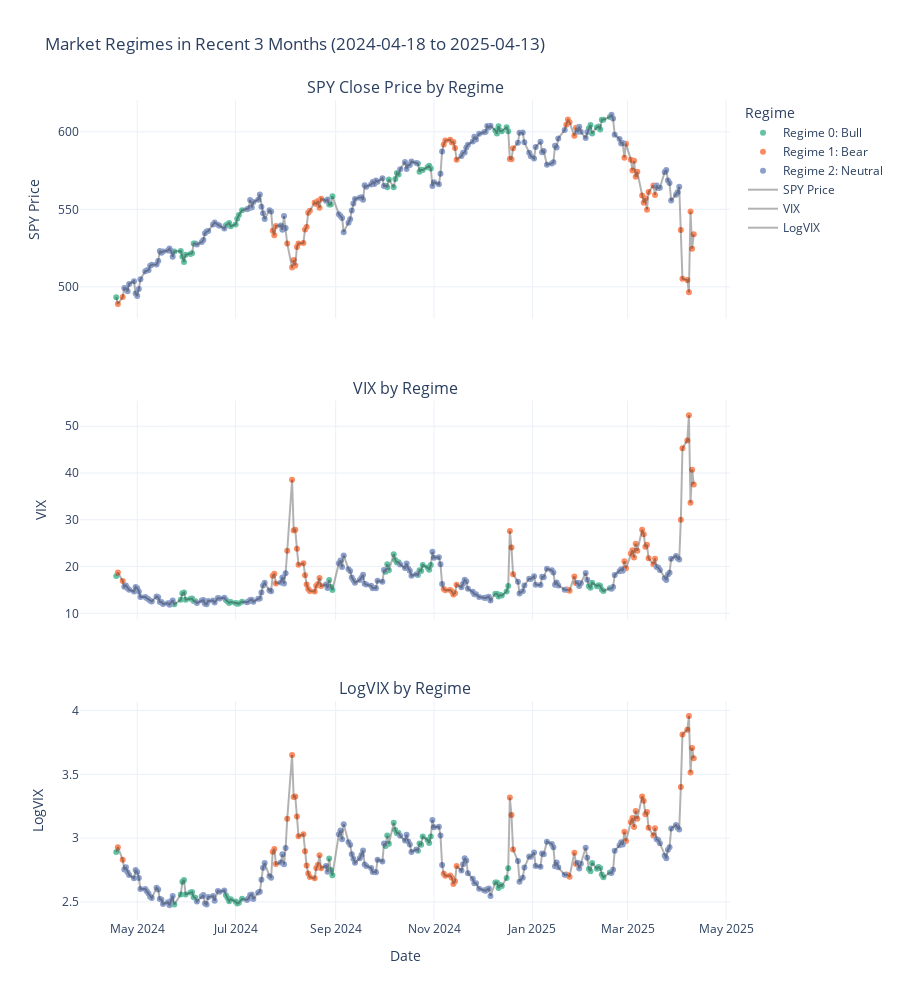
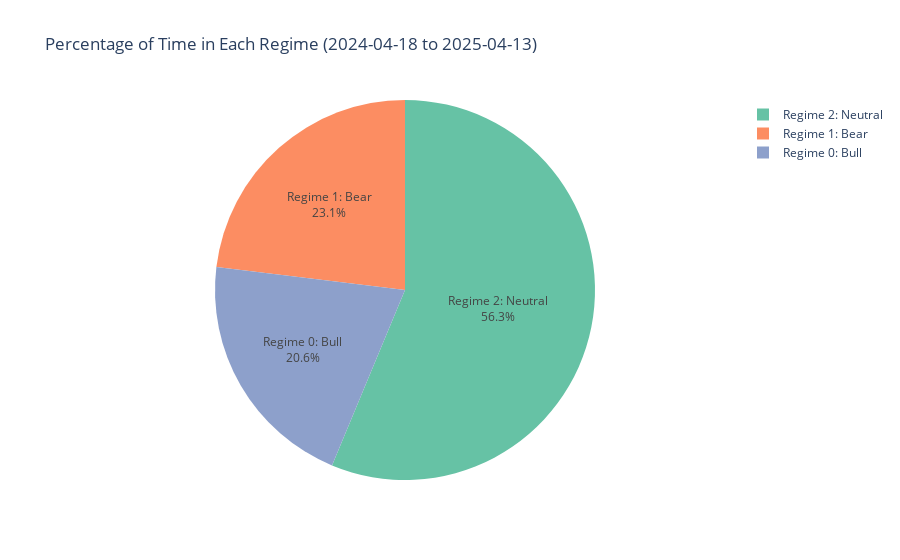
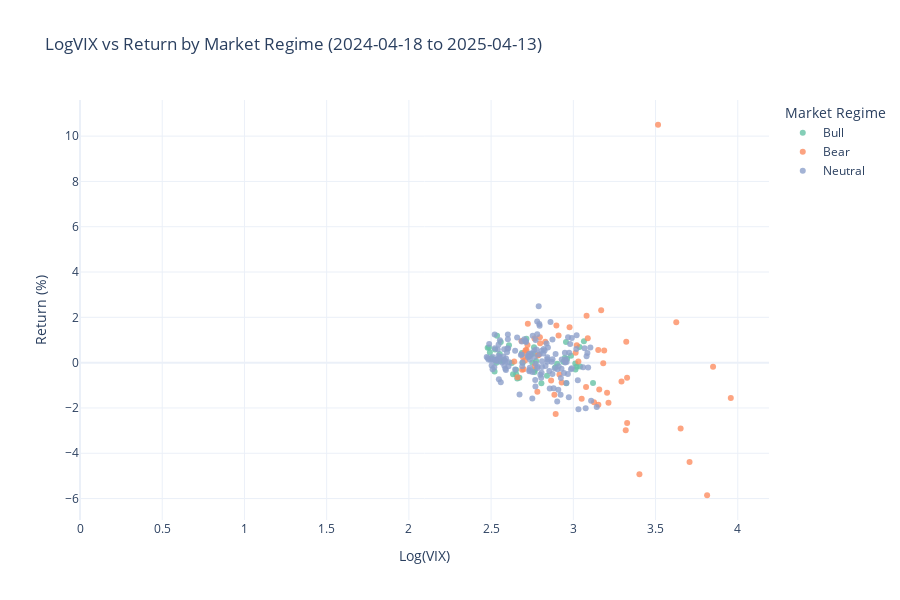

Notebook source saved alongside these figures, in order:
### Code cell
# Unified function for regime prediction and visualization
def analyze_market_regimes(start_date, end_date, title=None):
    """
    Comprehensive function to predict and visualize market regimes for any date range
    
    Parameters:
    -----------
    start_date : str
        Start date in 'YYYY-MM-DD' format
    end_date : str
        End date in 'YYYY-MM-DD' format
    title : str, optional
        Custom title for the plots
    
    Returns:
    --------
    DataFrame with prediction results
    """
    # Get predictions
    results = predict_regimes(model, df, start_date, end_date, regime_labels)
    
    if results is None or results.empty:
        print("No data available for the specified period")
        return None
    
    # Set plot title
    if title is None:
        title = f'Market Regimes from {start_date} to {end_date}'
    
    # Create subplot figures for SPY, VIX, and LogVIX
    fig = make_subplots(rows=3, cols=1, 
                       shared_xaxes=True,
                       vertical_spacing=0.1,
                       subplot_titles=('SPY Close Price by Regime', 'VIX by Regime', 'LogVIX by Regime'))
    
    # SPY price by regime with labels
    for i, regime in enumerate(sorted(results['Predicted_Regime'].unique())):
        regime_data = results[results['Predicted_Regime'] == regime]
        regime_label = regime_labels[regime]
        fig.add_trace(
            go.Scatter(
                x=regime_data['Date'], 
                y=regime_data['Close'],
                mode='markers',
                marker=dict(color=regime_colors[i], size=6),
                name=f'Regime {regime}: {regime_label}',
                showlegend=True
            ),
            row=1, col=1
        )
    
    # Add a line for the price trend
    fig.add_trace(
        go.Scatter(
            x=results['Date'],
            y=results['Close'],
            mode='lines',
            line=dict(color='rgba(0,0,0,0.3)'),
            name='SPY Price',
            showlegend=True
        ),
        row=1, col=1
    )
    
    # VIX by regime with labels
    for i, regime in enumerate(sorted(results['Predicted_Regime'].unique())):
        regime_data = results[results['Predicted_Regime'] == regime]
        regime_label = regime_labels[regime]
        fig.add_trace(
            go.Scatter(
                x=regime_data['Date'], 
                y=regime_data['VIX'],
                mode='markers',
                marker=dict(color=regime_colors[i], size=6),
                name=f'Regime {regime}: {regime_label}',
                showlegend=False
            ),
            row=2, col=1
        )
    
    # Add a line for the VIX trend
    fig.add_trace(
        go.Scatter(
            x=results['Date'],
            y=results['VIX'],
            mode='lines',
            line=dict(color='rgba(0,0,0,0.3)'),
            name='VIX',
            showlegend=True
        ),
        row=2, col=1
    )
    
    # LogVIX by regime with labels
    for i, regime in enumerate(sorted(results['Predicted_Regime'].unique())):
        regime_data = results[results['Predicted_Regime'] == regime]
        regime_label = regime_labels[regime]
        fig.add_trace(
            go.Scatter(
                x=regime_data['Date'], 
                y=regime_data['LogVIX'],
                mode='markers',
                marker=dict(color=regime_colors[i], size=6),
                name=f'Regime {regime}: {regime_label}',
                showlegend=False
            ),
            row=3, col=1
        )
    
    # Add a line for the LogVIX trend
    fig.add_trace(
        go.Scatter(
            x=results['Date'],
            y=results['LogVIX'],
            mode='lines',
            line=dict(color='rgba(0,0,0,0.3)'),
            name='LogVIX',
            showlegend=True
        ),
        row=3, col=1
    )
    
    fig.update_layout(
        height=1000,
        title_text=title,
        template='plotly_white',
        legend_title='Regime',
        hovermode='closest'
    )
    
    fig.update_xaxes(title_text="Date", row=3, col=1)
    fig.update_yaxes(title_text="SPY Price", row=1, col=1)
    fig.update_yaxes(title_text="VIX", row=2, col=1)
    fig.update_yaxes(title_text="LogVIX", row=3, col=1)
    
    fig.show()
    
    # Distribution of regimes pie chart
    regime_percentage_data = []
    for regime, label in enumerate(regime_labels):
        if regime in results['Predicted_Regime'].values:
            percentage = (results['Predicted_Regime'] == regime).mean() * 100
            regime_percentage_data.append({
                'Regime': f'Regime {regime}: {label}',
                'Percentage': percentage
            })
    
    regime_df = pd.DataFrame(regime_percentage_data)
    
    fig_pie = px.pie(
        regime_df,
        values='Percentage',
        names='Regime',
        title=f'Percentage of Time in Each Regime ({start_date} to {end_date})',
        color_discrete_sequence=regime_colors
    )
    
    fig_pie.update_traces(textinfo='percent+label', textposition='inside')
    fig_pie.update_layout(uniformtext_minsize=12, uniformtext_mode='hide')
    fig_pie.show()
    
    # Scatter plot of LogVIX vs Return colored by regime with labels
    fig_scatter = px.scatter(
        results,
        x='LogVIX',
        y='Return',
        color='Regime_Label',
        color_discrete_sequence=regime_colors,
        title=f'LogVIX vs Return by Market Regime ({start_date} to {end_date})',
        labels={'LogVIX': 'Log(VIX)', 'Return': 'Return (%)', 'Regime_Label': 'Market Regime'},
        opacity=0.8,
        hover_data=['Date', 'Close', 'VIX']
    )
    
    fig_scatter.update_layout(
        legend_title='Market Regime',
        hovermode='closest',
        template='plotly_white',
        height=600,
        width=900
    )
    
    fig_scatter.update_xaxes(rangemode='tozero')
    fig_scatter.show()
    
    # Add a summary of time spent in each regime
    regime_summary = results.groupby('Regime_Label').agg({
        'Close': ['mean', 'min', 'max', 'std'],
        'VIX': ['mean', 'min', 'max', 'std'],
        'Return': ['mean', 'min', 'max', 'std'],
        'Predicted_Regime': 'count'
    }).reset_index()
    
    regime_summary.columns = ['Regime_Label', 'Avg_Price', 'Min_Price', 'Max_Price', 'Std_Price',
                             'Avg_VIX', 'Min_VIX', 'Max_VIX', 'Std_VIX',
                             'Avg_Return', 'Min_Return', 'Max_Return', 'Std_Return', 'Days']
    
    regime_summary['Percentage'] = regime_summary['Days'] / len(results) * 100
    
    print("\nRegime Summary Statistics:")
    display(regime_summary[['Regime_Label', 'Days', 'Percentage', 'Avg_Return', 'Avg_VIX', 'Avg_Price']])
    
    return results

# Example: Analyze the most recent 3 months
from datetime import datetime, timedelta

today = datetime.today()
three_months_ago = today - timedelta(days=360)

start_date = three_months_ago.strftime('%Y-%m-%d')
end_date = today.strftime('%Y-%m-%d')

recent_results = analyze_market_regimes(
    start_date, 
    end_date, 
    title=f'Market Regimes in Recent 3 Months ({start_date} to {end_date})'
)

### Figure 1 — Plotly figure (JSON) as saved in the notebook; plotly's stock layout.template omitted (floating-point values rounded to 4 significant figures; data arrays with more than 128 entries replaced by an {"elided": "..."} marker saying what was removed)
{"data": [{"marker": {"color": "rgb(102,194,165)", "size": 6}, "mode": "markers", "name": "Regime 0: Bull", "showlegend": true, "type": "scatter", "x": ["2024-04-18T00:00:00", "2024-05-24T00:00:00", "2024-05-28T00:00:00", "2024-05-29T00:00:00", "2024-05-30T00:00:00", "2024-05-31T00:00:00", "2024-06-03T00:00:00", "2024-06-04T00:00:00", "2024-06-05T00:00:00", "2024-06-06T00:00:00", "2024-06-25T00:00:00", "2024-06-26T00:00:00", "2024-06-27T00:00:00", "2024-06-28T00:00:00", "2024-07-01T00:00:00", "2024-07-02T00:00:00", "2024-07-03T00:00:00", "2024-07-05T00:00:00", "2024-08-28T00:00:00", "2024-08-29T00:00:00", "2024-08-30T00:00:00", "2024-10-02T00:00:00", "2024-10-03T00:00:00", "2024-10-04T00:00:00", "2024-10-07T00:00:00", "2024-10-08T00:00:00", "2024-10-09T00:00:00", "2024-10-10T00:00:00", "2024-10-22T00:00:00", "2024-10-23T00:00:00", "2024-10-24T00:00:00", "2024-10-25T00:00:00", "2024-10-28T00:00:00", "2024-10-29T00:00:00", "2024-10-30T00:00:00", "2024-12-09T00:00:00", "2024-12-10T00:00:00", "2024-12-11T00:00:00", "2024-12-12T00:00:00", "2024-12-13T00:00:00", "2024-12-16T00:00:00", "2024-12-17T00:00:00", "2025-02-05T00:00:00", "2025-02-06T00:00:00", "2025-02-07T00:00:00", "2025-02-10T00:00:00", "2025-02-11T00:00:00", "2025-02-12T00:00:00", "2025-02-13T00:00:00", "2025-02-14T00:00:00", "2025-02-18T00:00:00"], "xaxis": "x", "y": [493.2, 522.8, 523.2, 519.5, 516.0, 520.7, 521.2, 521.7, 528.0, 527.9, 539.7, 540.4, 541.2, 539.1, 540.2, 543.9, 546.3, 549.4, 553.1, 553.1, 558.4, 565.3, 564.2, 569.3, 564.2, 569.5, 573.5, 572.5, 579.6, 574.3, 575.6, 575.4, 577.1, 578.1, 576.3, 600.8, 599.0, 603.6, 600.5, 600.4, 602.9, 600.5, 602.4, 604.5, 599.0, 603.0, 603.5, 601.6, 607.9, 607.9, 609.7], "yaxis": "y"}, {"marker": {"color": "rgb(252,141,98)", "size": 6}, "mode": "markers", "name": "Regime 1: Bear", "showlegend": true, "type": "scatter", "x": ["2024-04-19T00:00:00", "2024-04-22T00:00:00", "2024-07-24T00:00:00", "2024-07-25T00:00:00", "2024-07-26T00:00:00", "2024-08-02T00:00:00", "2024-08-05T00:00:00", "2024-08-06T00:00:00", "2024-08-07T00:00:00", "2024-08-08T00:00:00", "2024-08-09T00:00:00", "2024-08-12T00:00:00", "2024-08-13T00:00:00", "2024-08-14T00:00:00", "2024-08-15T00:00:00", "2024-08-16T00:00:00", "2024-08-19T00:00:00", "2024-08-20T00:00:00", "2024-08-21T00:00:00", "2024-08-22T00:00:00", "2024-08-23T00:00:00", "2024-11-07T00:00:00", "2024-11-08T00:00:00", "2024-11-11T00:00:00", "2024-11-12T00:00:00", "2024-11-13T00:00:00", "2024-11-14T00:00:00", "2024-11-15T00:00:00", "2024-12-18T00:00:00", "2024-12-19T00:00:00", "2024-12-20T00:00:00", "2025-01-22T00:00:00", "2025-01-23T00:00:00", "2025-01-24T00:00:00", "2025-01-27T00:00:00", "2025-01-28T00:00:00", "2025-02-27T00:00:00", "2025-02-28T00:00:00", "2025-03-03T00:00:00", "2025-03-04T00:00:00", "2025-03-05T00:00:00", "2025-03-06T00:00:00", "2025-03-07T00:00:00", "2025-03-10T00:00:00", "2025-03-11T00:00:00", "2025-03-12T00:00:00", "2025-03-13T00:00:00", "2025-03-14T00:00:00", "2025-03-17T00:00:00", "2025-03-18T00:00:00", "2025-04-03T00:00:00", "2025-04-04T00:00:00", "2025-04-07T00:00:00", "2025-04-08T00:00:00", "2025-04-09T00:00:00", "2025-04-10T00:00:00", "2025-04-11T00:00:00"], "xaxis": "x", "y": [488.9, 493.4, 536.2, 533.4, 539.3, 527.9, 512.5, 517.3, 513.8, 525.7, 528.0, 528.3, 537.0, 538.6, 547.9, 549.1, 554.4, 553.5, 555.4, 551.0, 556.9, 591.8, 594.4, 595.0, 593.1, 593.4, 589.6, 582.0, 582.6, 582.4, 589.4, 604.6, 607.9, 606.1, 597.6, 602.7, 583.3, 592.4, 582.0, 575.1, 581.3, 571.0, 574.2, 558.9, 554.3, 557.2, 549.8, 561.1, 565.4, 559.3, 536.7, 505.3, 504.4, 496.5, 548.6, 524.6, 533.9], "yaxis": "y"}, {"marker": {"color": "rgb(141,160,203)", "size": 6}, "mode": "markers", "name": "Regime 2: Neutral", "showlegend": true, "type": "scatter", "x": {"elided": "139 str values"}, "xaxis": "x", "y": {"elided": "139 float values"}, "yaxis": "y"}, {"line": {"color": "rgba(0,0,0,0.3)"}, "mode": "lines", "name": "SPY Price", "showlegend": true, "type": "scatter", "x": {"elided": "247 str values"}, "xaxis": "x", "y": {"elided": "247 float values"}, "yaxis": "y"}, {"marker": {"color": "rgb(102,194,165)", "size": 6}, "mode": "markers", "name": "Regime 0: Bull", "showlegend": false, "type": "scatter", "x": ["2024-04-18T00:00:00", "2024-05-24T00:00:00", "2024-05-28T00:00:00", "2024-05-29T00:00:00", "2024-05-30T00:00:00", "2024-05-31T00:00:00", "2024-06-03T00:00:00", "2024-06-04T00:00:00", "2024-06-05T00:00:00", "2024-06-06T00:00:00", "2024-06-25T00:00:00", "2024-06-26T00:00:00", "2024-06-27T00:00:00", "2024-06-28T00:00:00", "2024-07-01T00:00:00", "2024-07-02T00:00:00", "2024-07-03T00:00:00", "2024-07-05T00:00:00", "2024-08-28T00:00:00", "2024-08-29T00:00:00", "2024-08-30T00:00:00", "2024-10-02T00:00:00", "2024-10-03T00:00:00", "2024-10-04T00:00:00", "2024-10-07T00:00:00", "2024-10-08T00:00:00", "2024-10-09T00:00:00", "2024-10-10T00:00:00", "2024-10-22T00:00:00", "2024-10-23T00:00:00", "2024-10-24T00:00:00", "2024-10-25T00:00:00", "2024-10-28T00:00:00", "2024-10-29T00:00:00", "2024-10-30T00:00:00", "2024-12-09T00:00:00", "2024-12-10T00:00:00", "2024-12-11T00:00:00", "2024-12-12T00:00:00", "2024-12-13T00:00:00", "2024-12-16T00:00:00", "2024-12-17T00:00:00", "2025-02-05T00:00:00", "2025-02-06T00:00:00", "2025-02-07T00:00:00", "2025-02-10T00:00:00", "2025-02-11T00:00:00", "2025-02-12T00:00:00", "2025-02-13T00:00:00", "2025-02-14T00:00:00", "2025-02-18T00:00:00"], "xaxis": "x2", "y": [18, 11.93, 12.92, 14.28, 14.47, 12.92, 13.11, 13.16, 12.63, 12.58, 12.84, 12.55, 12.24, 12.44, 12.22, 12.03, 12.09, 12.48, 17.11, 15.65, 15, 18.9, 20.49, 19.21, 22.64, 21.42, 20.86, 20.93, 18.2, 19.24, 19.08, 20.33, 19.8, 19.34, 20.35, 14.19, 14.18, 13.58, 13.92, 13.81, 14.69, 15.87, 15.77, 15.5, 16.54, 15.81, 16.02, 15.89, 15.1, 14.77, 15.35], "yaxis": "y2"}, {"marker": {"color": "rgb(252,141,98)", "size": 6}, "mode": "markers", "name": "Regime 1: Bear", "showlegend": false, "type": "scatter", "x": ["2024-04-19T00:00:00", "2024-04-22T00:00:00", "2024-07-24T00:00:00", "2024-07-25T00:00:00", "2024-07-26T00:00:00", "2024-08-02T00:00:00", "2024-08-05T00:00:00", "2024-08-06T00:00:00", "2024-08-07T00:00:00", "2024-08-08T00:00:00", "2024-08-09T00:00:00", "2024-08-12T00:00:00", "2024-08-13T00:00:00", "2024-08-14T00:00:00", "2024-08-15T00:00:00", "2024-08-16T00:00:00", "2024-08-19T00:00:00", "2024-08-20T00:00:00", "2024-08-21T00:00:00", "2024-08-22T00:00:00", "2024-08-23T00:00:00", "2024-11-07T00:00:00", "2024-11-08T00:00:00", "2024-11-11T00:00:00", "2024-11-12T00:00:00", "2024-11-13T00:00:00", "2024-11-14T00:00:00", "2024-11-15T00:00:00", "2024-12-18T00:00:00", "2024-12-19T00:00:00", "2024-12-20T00:00:00", "2025-01-22T00:00:00", "2025-01-23T00:00:00", "2025-01-24T00:00:00", "2025-01-27T00:00:00", "2025-01-28T00:00:00", "2025-02-27T00:00:00", "2025-02-28T00:00:00", "2025-03-03T00:00:00", "2025-03-04T00:00:00", "2025-03-05T00:00:00", "2025-03-06T00:00:00", "2025-03-07T00:00:00", "2025-03-10T00:00:00", "2025-03-11T00:00:00", "2025-03-12T00:00:00", "2025-03-13T00:00:00", "2025-03-14T00:00:00", "2025-03-17T00:00:00", "2025-03-18T00:00:00", "2025-04-03T00:00:00", "2025-04-04T00:00:00", "2025-04-07T00:00:00", "2025-04-08T00:00:00", "2025-04-09T00:00:00", "2025-04-10T00:00:00", "2025-04-11T00:00:00"], "xaxis": "x2", "y": [18.71, 16.94, 18.04, 18.46, 16.39, 23.39, 38.57, 27.71, 27.85, 23.79, 20.37, 20.71, 18.12, 16.19, 15.23, 14.8, 14.65, 15.88, 16.27, 17.55, 15.86, 15.2, 14.94, 14.97, 14.71, 14.02, 14.31, 16.14, 27.62, 24.09, 18.36, 15.1, 15.02, 14.85, 17.9, 16.41, 21.13, 19.63, 22.78, 23.51, 21.93, 24.87, 23.37, 27.86, 26.92, 24.23, 24.66, 21.77, 20.51, 21.7, 30.02, 45.31, 46.98, 52.33, 33.62, 40.72, 37.56], "yaxis": "y2"}, {"marker": {"color": "rgb(141,160,203)", "size": 6}, "mode": "markers", "name": "Regime 2: Neutral", "showlegend": false, "type": "scatter", "x": {"elided": "139 str values"}, "xaxis": "x2", "y": {"elided": "139 float values"}, "yaxis": "y2"}, {"line": {"color": "rgba(0,0,0,0.3)"}, "mode": "lines", "name": "VIX", "showlegend": true, "type": "scatter", "x": {"elided": "247 str values"}, "xaxis": "x2", "y": {"elided": "247 float values"}, "yaxis": "y2"}, {"marker": {"color": "rgb(102,194,165)", "size": 6}, "mode": "markers", "name": "Regime 0: Bull", "showlegend": false, "type": "scatter", "x": ["2024-04-18T00:00:00", "2024-05-24T00:00:00", "2024-05-28T00:00:00", "2024-05-29T00:00:00", "2024-05-30T00:00:00", "2024-05-31T00:00:00", "2024-06-03T00:00:00", "2024-06-04T00:00:00", "2024-06-05T00:00:00", "2024-06-06T00:00:00", "2024-06-25T00:00:00", "2024-06-26T00:00:00", "2024-06-27T00:00:00", "2024-06-28T00:00:00", "2024-07-01T00:00:00", "2024-07-02T00:00:00", "2024-07-03T00:00:00", "2024-07-05T00:00:00", "2024-08-28T00:00:00", "2024-08-29T00:00:00", "2024-08-30T00:00:00", "2024-10-02T00:00:00", "2024-10-03T00:00:00", "2024-10-04T00:00:00", "2024-10-07T00:00:00", "2024-10-08T00:00:00", "2024-10-09T00:00:00", "2024-10-10T00:00:00", "2024-10-22T00:00:00", "2024-10-23T00:00:00", "2024-10-24T00:00:00", "2024-10-25T00:00:00", "2024-10-28T00:00:00", "2024-10-29T00:00:00", "2024-10-30T00:00:00", "2024-12-09T00:00:00", "2024-12-10T00:00:00", "2024-12-11T00:00:00", "2024-12-12T00:00:00", "2024-12-13T00:00:00", "2024-12-16T00:00:00", "2024-12-17T00:00:00", "2025-02-05T00:00:00", "2025-02-06T00:00:00", "2025-02-07T00:00:00", "2025-02-10T00:00:00", "2025-02-11T00:00:00", "2025-02-12T00:00:00", "2025-02-13T00:00:00", "2025-02-14T00:00:00", "2025-02-18T00:00:00"], "xaxis": "x3", "y": [2.89, 2.479, 2.559, 2.659, 2.672, 2.559, 2.573, 2.577, 2.536, 2.532, 2.553, 2.53, 2.505, 2.521, 2.503, 2.487, 2.492, 2.524, 2.84, 2.75, 2.708, 2.939, 3.02, 2.955, 3.12, 3.064, 3.038, 3.041, 2.901, 2.957, 2.949, 3.012, 2.986, 2.962, 3.013, 2.653, 2.652, 2.609, 2.633, 2.625, 2.687, 2.764, 2.758, 2.741, 2.806, 2.761, 2.774, 2.766, 2.715, 2.693, 2.731], "yaxis": "y3"}, {"marker": {"color": "rgb(252,141,98)", "size": 6}, "mode": "markers", "name": "Regime 1: Bear", "showlegend": false, "type": "scatter", "x": ["2024-04-19T00:00:00", "2024-04-22T00:00:00", "2024-07-24T00:00:00", "2024-07-25T00:00:00", "2024-07-26T00:00:00", "2024-08-02T00:00:00", "2024-08-05T00:00:00", "2024-08-06T00:00:00", "2024-08-07T00:00:00", "2024-08-08T00:00:00", "2024-08-09T00:00:00", "2024-08-12T00:00:00", "2024-08-13T00:00:00", "2024-08-14T00:00:00", "2024-08-15T00:00:00", "2024-08-16T00:00:00", "2024-08-19T00:00:00", "2024-08-20T00:00:00", "2024-08-21T00:00:00", "2024-08-22T00:00:00", "2024-08-23T00:00:00", "2024-11-07T00:00:00", "2024-11-08T00:00:00", "2024-11-11T00:00:00", "2024-11-12T00:00:00", "2024-11-13T00:00:00", "2024-11-14T00:00:00", "2024-11-15T00:00:00", "2024-12-18T00:00:00", "2024-12-19T00:00:00", "2024-12-20T00:00:00", "2025-01-22T00:00:00", "2025-01-23T00:00:00", "2025-01-24T00:00:00", "2025-01-27T00:00:00", "2025-01-28T00:00:00", "2025-02-27T00:00:00", "2025-02-28T00:00:00", "2025-03-03T00:00:00", "2025-03-04T00:00:00", "2025-03-05T00:00:00", "2025-03-06T00:00:00", "2025-03-07T00:00:00", "2025-03-10T00:00:00", "2025-03-11T00:00:00", "2025-03-12T00:00:00", "2025-03-13T00:00:00", "2025-03-14T00:00:00", "2025-03-17T00:00:00", "2025-03-18T00:00:00", "2025-04-03T00:00:00", "2025-04-04T00:00:00", "2025-04-07T00:00:00", "2025-04-08T00:00:00", "2025-04-09T00:00:00", "2025-04-10T00:00:00", "2025-04-11T00:00:00"], "xaxis": "x3", "y": [2.929, 2.83, 2.893, 2.916, 2.797, 3.152, 3.652, 3.322, 3.327, 3.169, 3.014, 3.031, 2.897, 2.784, 2.723, 2.695, 2.684, 2.765, 2.789, 2.865, 2.764, 2.721, 2.704, 2.706, 2.689, 2.64, 2.661, 2.781, 3.319, 3.182, 2.91, 2.715, 2.709, 2.698, 2.885, 2.798, 3.051, 2.977, 3.126, 3.157, 3.088, 3.214, 3.151, 3.327, 3.293, 3.188, 3.205, 3.081, 3.021, 3.077, 3.402, 3.814, 3.85, 3.958, 3.515, 3.707, 3.626], "yaxis": "y3"}, {"marker": {"color": "rgb(141,160,203)", "size": 6}, "mode": "markers", "name": "Regime 2: Neutral", "showlegend": false, "type": "scatter", "x": {"elided": "139 str values"}, "xaxis": "x3", "y": {"elided": "139 float values"}, "yaxis": "y3"}, {"line": {"color": "rgba(0,0,0,0.3)"}, "mode": "lines", "name": "LogVIX", "showlegend": true, "type": "scatter", "x": {"elided": "247 str values"}, "xaxis": "x3", "y": {"elided": "247 float values"}, "yaxis": "y3"}], "layout": {"annotations": [{"font": {"size": 16}, "showarrow": false, "text": "SPY Close Price by Regime", "x": 0.5, "xanchor": "center", "xref": "paper", "y": 1, "yanchor": "bottom", "yref": "paper"}, {"font": {"size": 16}, "showarrow": false, "text": "VIX by Regime", "x": 0.5, "xanchor": "center", "xref": "paper", "y": 0.6333, "yanchor": "bottom", "yref": "paper"}, {"font": {"size": 16}, "showarrow": false, "text": "LogVIX by Regime", "x": 0.5, "xanchor": "center", "xref": "paper", "y": 0.2667, "yanchor": "bottom", "yref": "paper"}], "height": 1000, "hovermode": "closest", "legend": {"title": {"text": "Regime"}}, "title": {"text": "Market Regimes in Recent 3 Months (2024-04-18 to 2025-04-13)"}, "xaxis": {"anchor": "y", "domain": [0, 1], "matches": "x3", "showticklabels": false}, "xaxis2": {"anchor": "y2", "domain": [0, 1], "matches": "x3", "showticklabels": false}, "xaxis3": {"anchor": "y3", "domain": [0, 1], "title": {"text": "Date"}}, "yaxis": {"anchor": "x", "domain": [0.7333, 1], "title": {"text": "SPY Price"}}, "yaxis2": {"anchor": "x2", "domain": [0.3667, 0.6333], "title": {"text": "VIX"}}, "yaxis3": {"anchor": "x3", "domain": [0, 0.2667], "title": {"text": "LogVIX"}}}}

### Figure 2 — Plotly figure (JSON) as saved in the notebook; plotly's stock layout.template omitted (floating-point values rounded to 4 significant figures)
{"data": [{"domain": {"x": [0, 1], "y": [0, 1]}, "hovertemplate": "Regime=%{label}<br>Percentage=%{value}<extra></extra>", "labels": ["Regime 0: Bull", "Regime 1: Bear", "Regime 2: Neutral"], "legendgroup": "", "name": "", "showlegend": true, "textinfo": "percent+label", "textposition": "inside", "type": "pie", "values": [20.65, 23.08, 56.28]}], "layout": {"legend": {"tracegroupgap": 0}, "piecolorway": ["rgb(102,194,165)", "rgb(252,141,98)", "rgb(141,160,203)"], "title": {"text": "Percentage of Time in Each Regime (2024-04-18 to 2025-04-13)"}, "uniformtext": {"minsize": 12, "mode": "hide"}}}

### Figure 3 — Plotly figure (JSON) as saved in the notebook; plotly's stock layout.template omitted (floating-point values rounded to 4 significant figures; data arrays with more than 128 entries replaced by an {"elided": "..."} marker saying what was removed)
{"data": [{"customdata": {"elided": "51x3 mixed values"}, "hovertemplate": "Market Regime=Bull<br>Log(VIX)=%{x}<br>Return (%)=%{y}<br>Date=%{customdata[0]}<br>Close=%{customdata[1]}<br>VIX=%{customdata[2]}<extra></extra>", "legendgroup": "Bull", "marker": {"color": "rgb(102,194,165)", "opacity": 0.8, "symbol": "circle"}, "mode": "markers", "name": "Bull", "orientation": "v", "showlegend": true, "type": "scatter", "x": [2.89, 2.479, 2.559, 2.659, 2.672, 2.559, 2.573, 2.577, 2.536, 2.532, 2.553, 2.53, 2.505, 2.521, 2.503, 2.487, 2.492, 2.524, 2.84, 2.75, 2.708, 2.939, 3.02, 2.955, 3.12, 3.064, 3.038, 3.041, 2.901, 2.957, 2.949, 3.012, 2.986, 2.962, 3.013, 2.653, 2.652, 2.609, 2.633, 2.625, 2.687, 2.764, 2.758, 2.741, 2.806, 2.761, 2.774, 2.766, 2.715, 2.693, 2.731], "xaxis": "x", "y": [-0.2058, 0.6617, 0.06989, -0.7003, -0.6634, 0.9108, 0.08155, 0.1118, 1.189, -0.001873, 0.3851, 0.1248, 0.1576, -0.3935, 0.2058, 0.673, 0.4463, 0.5766, -0.5805, 0.008939, 0.9546, 0.04222, -0.1828, 0.9087, -0.904, 0.9458, 0.6926, -0.175, -0.05311, -0.9137, 0.2163, -0.03453, 0.3092, 0.1618, -0.3025, -0.515, -0.3109, 0.7731, -0.5153, -0.01985, 0.427, -0.412, 0.4055, 0.3476, -0.9154, 0.6791, 0.07606, -0.3221, 1.056, -0.00492, 0.2936], "yaxis": "y"}, {"customdata": {"elided": "57x3 mixed values"}, "hovertemplate": "Market Regime=Bear<br>Log(VIX)=%{x}<br>Return (%)=%{y}<br>Date=%{customdata[0]}<br>Close=%{customdata[1]}<br>VIX=%{customdata[2]}<extra></extra>", "legendgroup": "Bear", "marker": {"color": "rgb(252,141,98)", "opacity": 0.8, "symbol": "circle"}, "mode": "markers", "name": "Bear", "orientation": "v", "showlegend": true, "type": "scatter", "x": [2.929, 2.83, 2.893, 2.916, 2.797, 3.152, 3.652, 3.322, 3.327, 3.169, 3.014, 3.031, 2.897, 2.784, 2.723, 2.695, 2.684, 2.765, 2.789, 2.865, 2.764, 2.721, 2.704, 2.706, 2.689, 2.64, 2.661, 2.781, 3.319, 3.182, 2.91, 2.715, 2.709, 2.698, 2.885, 2.798, 3.051, 2.977, 3.126, 3.157, 3.088, 3.214, 3.151, 3.327, 3.293, 3.188, 3.205, 3.081, 3.021, 3.077, 3.402, 3.814, 3.85, 3.958, 3.515, 3.707, 3.626], "xaxis": "x", "y": [-0.8728, 0.9209, -2.266, -0.521, 1.12, -1.862, -2.912, 0.922, -0.6684, 2.312, 0.441, 0.05254, 1.645, 0.3155, 1.714, 0.2242, 0.9561, -0.1626, 0.3437, -0.7849, 1.063, 0.7732, 0.4332, 0.09528, -0.3106, 0.04857, -0.643, -1.281, -2.98, -0.03072, 1.201, 0.5621, 0.5458, -0.2919, -1.415, 0.8592, -1.596, 1.561, -1.752, -1.184, 1.075, -1.775, 0.5605, -2.664, -0.8313, 0.5307, -1.333, 2.066, 0.7711, -1.081, -4.928, -5.854, -0.1781, -1.566, 10.5, -4.382, 1.784], "yaxis": "y"}, {"customdata": {"elided": "139x3 mixed values"}, "hovertemplate": "Market Regime=Neutral<br>Log(VIX)=%{x}<br>Return (%)=%{y}<br>Date=%{customdata[0]}<br>Close=%{customdata[1]}<br>VIX=%{customdata[2]}<extra></extra>", "legendgroup": "Neutral", "marker": {"color": "rgb(141,160,203)", "opacity": 0.8, "symbol": "circle"}, "mode": "markers", "name": "Neutral", "orientation": "v", "showlegend": true, "type": "scatter", "x": {"elided": "139 float values"}, "xaxis": "x", "y": {"elided": "139 float values"}, "yaxis": "y"}], "layout": {"height": 600, "hovermode": "closest", "legend": {"title": {"text": "Market Regime"}, "tracegroupgap": 0}, "title": {"text": "LogVIX vs Return by Market Regime (2024-04-18 to 2025-04-13)"}, "width": 900, "xaxis": {"anchor": "y", "domain": [0, 1], "rangemode": "tozero", "title": {"text": "Log(VIX)"}}, "yaxis": {"anchor": "x", "domain": [0, 1], "title": {"text": "Return (%)"}}}}
